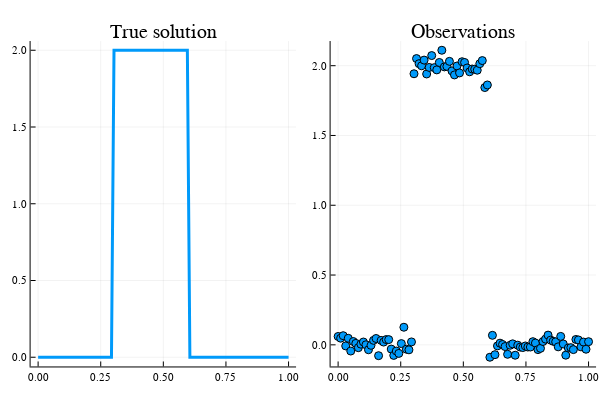

Notebook code cell kept with this figure:
### Markdown cell above
On s'intéresse au problème

$$\hspace{5cm} (\mathcal{P})\quad \min_{x\in \mathbb{R}^n}f(x) = \frac{1}{2}\Vert H x-y \Vert_W^2+\lambda \Vert x \Vert_1 $$

avec $y\in \mathbb{R}^m$ une observation du signal à reconstruire, $H\in \mathcal{M}_{m,n}(\mathbb{R})$, $W\in \mathcal{M}_{m}(\mathbb{R})$ symétrique définie positive. La matrice $W$ introduit une pondération sur les composantes du résidu.

**Question 1 :** Justifier la convexité de la fonctionnelle et donner un sous-gradient.

### Code cell
#Pkg.add("Plots")
using Plots

# Construction du problème #
############################

# solution à reconstruire 
##########################
dx=0.01;

n=Int(1/dx);#+1;
px=LinRange(0.,1.,n);
xt=zeros(n,1);

for i = 1:n
    if (px[i] > 0.3 && px[i]< 0.6)
        xt[i] = 2;         
    end
end


#observations
#############
nobs=1;
m=Int(floor(n/nobs));
var_obs=0.05;
sigmaW=ones(m,1)+2.0*rand(Float64,(m,1));

H=zeros(m,n);
py=zeros(m,1);
W=zeros(m,m);
for i=1:m
   H[i,(i-1)*nobs+1]=1;
   py[i]=px[(i-1)*nobs+1]; 
   W[i,i]=sigmaW[i];
end    
y=H*xt+var_obs*randn(Float64,(m,1));


p1=plot(px,xt,title="True solution",label=["xt"],lw=3);
p2=scatter(py,y,title="Observations",lw=3);
plot(p1,p2,layout=(1,2),legend=false)

### Figure 1 — Plotly figure (JSON) as saved in the notebook; plotly's stock layout.template omitted (floating-point values rounded to 4 significant figures)
{"data": [{"colorbar": {"title": ""}, "legendgroup": ["xt"], "line": {"color": "rgba(0, 154, 250, 1.000)", "dash": "solid", "shape": "linear", "width": 3}, "mode": "lines", "name": ["xt"], "showlegend": true, "type": "scatter", "x": [0, 0.0101, 0.0202, 0.0303, 0.0404, 0.05051, 0.06061, 0.07071, 0.08081, 0.09091, 0.101, 0.1111, 0.1212, 0.1313, 0.1414, 0.1515, 0.1616, 0.1717, 0.1818, 0.1919, 0.202, 0.2121, 0.2222, 0.2323, 0.2424, 0.2525, 0.2626, 0.2727, 0.2828, 0.2929, 0.303, 0.3131, 0.3232, 0.3333, 0.3434, 0.3535, 0.3636, 0.3737, 0.3838, 0.3939, 0.404, 0.4141, 0.4242, 0.4343, 0.4444, 0.4545, 0.4646, 0.4747, 0.4848, 0.4949, 0.5051, 0.5152, 0.5253, 0.5354, 0.5455, 0.5556, 0.5657, 0.5758, 0.5859, 0.596, 0.6061, 0.6162, 0.6263, 0.6364, 0.6465, 0.6566, 0.6667, 0.6768, 0.6869, 0.697, 0.7071, 0.7172, 0.7273, 0.7374, 0.7475, 0.7576, 0.7677, 0.7778, 0.7879, 0.798, 0.8081, 0.8182, 0.8283, 0.8384, 0.8485, 0.8586, 0.8687, 0.8788, 0.8889, 0.899, 0.9091, 0.9192, 0.9293, 0.9394, 0.9495, 0.9596, 0.9697, 0.9798, 0.9899, 1], "xaxis": "x1", "y": [0, 0, 0, 0, 0, 0, 0, 0, 0, 0, 0, 0, 0, 0, 0, 0, 0, 0, 0, 0, 0, 0, 0, 0, 0, 0, 0, 0, 0, 0, 2, 2, 2, 2, 2, 2, 2, 2, 2, 2, 2, 2, 2, 2, 2, 2, 2, 2, 2, 2, 2, 2, 2, 2, 2, 2, 2, 2, 2, 2, 0, 0, 0, 0, 0, 0, 0, 0, 0, 0, 0, 0, 0, 0, 0, 0, 0, 0, 0, 0, 0, 0, 0, 0, 0, 0, 0, 0, 0, 0, 0, 0, 0, 0, 0, 0, 0, 0, 0, 0], "yaxis": "y1", "zmax": null, "zmin": null}, {"colorbar": {"title": ""}, "legendgroup": "y1", "marker": {"color": "rgba(0, 154, 250, 1.000)", "line": {"color": "rgba(0, 0, 0, 1.000)", "width": 1}, "size": 8, "symbol": "circle"}, "mode": "markers", "name": "y1", "showlegend": true, "type": "scatter", "x": [0, 0.0101, 0.0202, 0.0303, 0.0404, 0.05051, 0.06061, 0.07071, 0.08081, 0.09091, 0.101, 0.1111, 0.1212, 0.1313, 0.1414, 0.1515, 0.1616, 0.1717, 0.1818, 0.1919, 0.202, 0.2121, 0.2222, 0.2323, 0.2424, 0.2525, 0.2626, 0.2727, 0.2828, 0.2929, 0.303, 0.3131, 0.3232, 0.3333, 0.3434, 0.3535, 0.3636, 0.3737, 0.3838, 0.3939, 0.404, 0.4141, 0.4242, 0.4343, 0.4444, 0.4545, 0.4646, 0.4747, 0.4848, 0.4949, 0.5051, 0.5152, 0.5253, 0.5354, 0.5455, 0.5556, 0.5657, 0.5758, 0.5859, 0.596, 0.6061, 0.6162, 0.6263, 0.6364, 0.6465, 0.6566, 0.6667, 0.6768, 0.6869, 0.697, 0.7071, 0.7172, 0.7273, 0.7374, 0.7475, 0.7576, 0.7677, 0.7778, 0.7879, 0.798, 0.8081, 0.8182, 0.8283, 0.8384, 0.8485, 0.8586, 0.8687, 0.8788, 0.8889, 0.899, 0.9091, 0.9192, 0.9293, 0.9394, 0.9495, 0.9596, 0.9697, 0.9798, 0.9899, 1], "xaxis": "x2", "y": [0.06005, 0.0476, 0.06564, -0.007808, 0.04697, -0.04442, 0.02377, 0.01037, -0.02045, 0.004789, 0.02017, 0.0004258, -0.03521, -0.00364, 0.03191, 0.04543, -0.07771, 0.03184, 0.01971, 0.03777, 0.03734, -0.03055, -0.07568, -0.04442, -0.0614, 0.008654, 0.126, -0.03134, -0.03572, 0.02091, 1.942, 2.051, 2.015, 1.999, 2.04, 1.941, 1.988, 2.072, 1.986, 1.97, 2.023, 2.111, 1.991, 1.995, 2.031, 1.963, 1.934, 1.998, 1.948, 2.028, 2.023, 1.983, 1.956, 1.976, 1.975, 1.968, 2.014, 2.037, 1.843, 1.862, -0.08896, 0.06811, -0.07062, -0.007573, 0.01196, 0.002583, -0.01236, -0.06784, -0.0032, 0.007154, -0.07454, -0.00246, -0.01601, -0.01962, -0.008145, -0.01585, -0.01588, 0.02268, 0.0128, -0.03432, -0.02517, 0.02376, 0.04109, 0.06957, 0.03378, 0.02547, 0.02126, -0.0144, 0.06039, 0.006162, -0.07412, -0.0224, -0.02013, -0.03421, 0.03854, 0.03495, -0.01461, 0.0199, -0.03156, 0.02253], "yaxis": "y2", "zmax": null, "zmin": null}], "layout": {"annotations": [{"font": {"color": "rgba(0, 0, 0, 1.000)", "family": "sans-serif", "size": 20}, "rotation": 0, "showarrow": false, "text": "True solution", "x": 0.2722, "xanchor": "center", "xref": "paper", "y": 1, "yanchor": "top", "yref": "paper"}, {"font": {"color": "rgba(0, 0, 0, 1.000)", "family": "sans-serif", "size": 20}, "rotation": 0, "showarrow": false, "text": "Observations", "x": 0.7722, "xanchor": "center", "xref": "paper", "y": 1, "yanchor": "top", "yref": "paper"}], "height": 400, "margin": {"b": 20, "l": 0, "r": 0, "t": 20}, "paper_bgcolor": "rgba(255, 255, 255, 1.000)", "plot_bgcolor": "rgba(255, 255, 255, 1.000)", "showlegend": false, "width": 600, "xaxis1": {"anchor": "y1", "domain": [0.05101, 0.4934], "gridcolor": "rgba(0, 0, 0, 0.100)", "gridwidth": 0.5, "linecolor": "rgba(0, 0, 0, 1.000)", "mirror": false, "range": [-0.03, 1.03], "showgrid": true, "showline": true, "showticklabels": true, "tickangle": 0, "tickcolor": "rgb(0, 0, 0)", "tickfont": {"color": "rgba(0, 0, 0, 1.000)", "family": "sans-serif", "size": 11}, "tickmode": "array", "ticks": "inside", "ticktext": ["0.00", "0.25", "0.50", "0.75", "1.00"], "tickvals": [0, 0.25, 0.5, 0.75, 1], "title": "", "titlefont": {"color": "rgba(0, 0, 0, 1.000)", "family": "sans-serif", "size": 15}, "type": "-", "visible": true, "zeroline": false, "zerolinecolor": "rgba(0, 0, 0, 1.000)"}, "xaxis2": {"anchor": "y2", "domain": [0.551, 0.9934], "gridcolor": "rgba(0, 0, 0, 0.100)", "gridwidth": 0.5, "linecolor": "rgba(0, 0, 0, 1.000)", "mirror": false, "range": [-0.03, 1.03], "showgrid": true, "showline": true, "showticklabels": true, "tickangle": 0, "tickcolor": "rgb(0, 0, 0)", "tickfont": {"color": "rgba(0, 0, 0, 1.000)", "family": "sans-serif", "size": 11}, "tickmode": "array", "ticks": "inside", "ticktext": ["0.00", "0.25", "0.50", "0.75", "1.00"], "tickvals": [0, 0.25, 0.5, 0.75, 1], "title": "", "titlefont": {"color": "rgba(0, 0, 0, 1.000)", "family": "sans-serif", "size": 15}, "type": "-", "visible": true, "zeroline": false, "zerolinecolor": "rgba(0, 0, 0, 1.000)"}, "yaxis1": {"anchor": "x1", "domain": [0.03762, 0.9415], "gridcolor": "rgba(0, 0, 0, 0.100)", "gridwidth": 0.5, "linecolor": "rgba(0, 0, 0, 1.000)", "mirror": false, "range": [-0.06, 2.06], "showgrid": true, "showline": true, "showticklabels": true, "tickangle": 0, "tickcolor": "rgb(0, 0, 0)", "tickfont": {"color": "rgba(0, 0, 0, 1.000)", "family": "sans-serif", "size": 11}, "tickmode": "array", "ticks": "inside", "ticktext": ["0.0", "0.5", "1.0", "1.5", "2.0"], "tickvals": [0, 0.5, 1, 1.5, 2], "title": "", "titlefont": {"color": "rgba(0, 0, 0, 1.000)", "family": "sans-serif", "size": 15}, "type": "-", "visible": true, "zeroline": false, "zerolinecolor": "rgba(0, 0, 0, 1.000)"}, "yaxis2": {"anchor": "x2", "domain": [0.03762, 0.9415], "gridcolor": "rgba(0, 0, 0, 0.100)", "gridwidth": 0.5, "linecolor": "rgba(0, 0, 0, 1.000)", "mirror": false, "range": [-0.1549, 2.177], "showgrid": true, "showline": true, "showticklabels": true, "tickangle": 0, "tickcolor": "rgb(0, 0, 0)", "tickfont": {"color": "rgba(0, 0, 0, 1.000)", "family": "sans-serif", "size": 11}, "tickmode": "array", "ticks": "inside", "ticktext": ["0.0", "0.5", "1.0", "1.5", "2.0"], "tickvals": [0, 0.5, 1, 1.5, 2], "title": "", "titlefont": {"color": "rgba(0, 0, 0, 1.000)", "family": "sans-serif", "size": 15}, "type": "-", "visible": true, "zeroline": false, "zerolinecolor": "rgba(0, 0, 0, 1.000)"}}}
